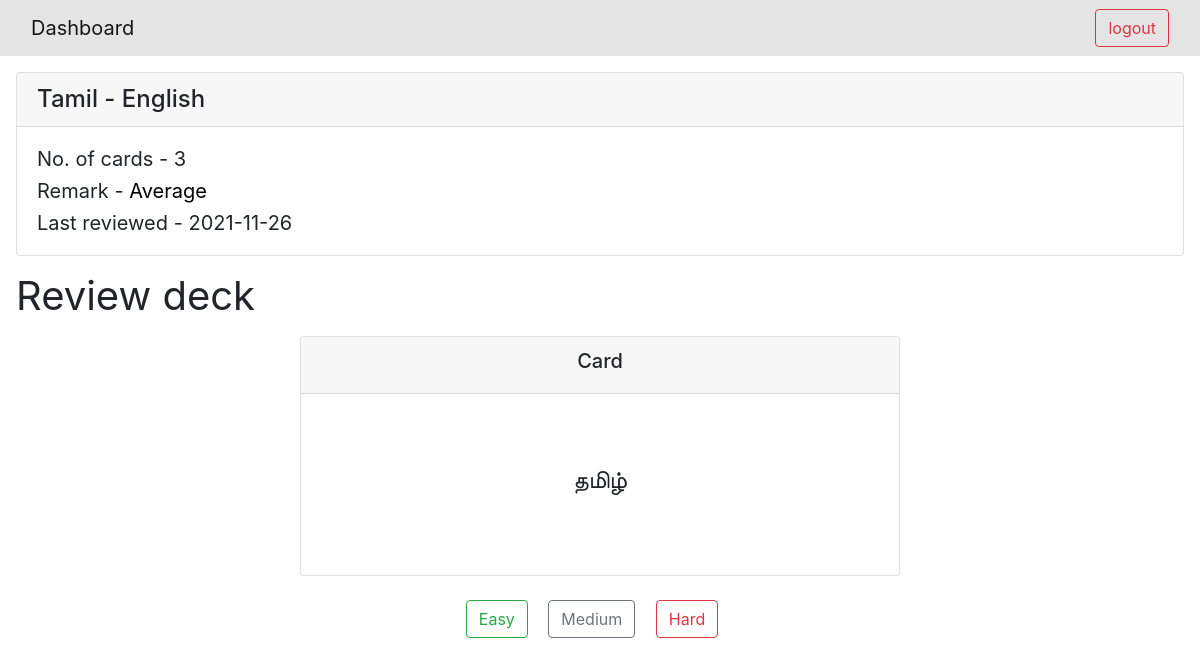
The app's page /review/18 (signed in) with its own data.
### main.py (models this page shows)
class Decks(db.Model):
    __tablename__ = 'decks'
    deck_id = db.Column(db.Integer, primary_key=True, autoincrement=True)
    name = db.Column(db.String, nullable=False)
    score = db.Column(db.String)
    last_reviewed = db.Column(db.DateTime)
    user_decks = db.relationship("User", secondary="user_decks")

class Cards(db.Model):
    __tablename__ = 'cards'
    card_id = db.Column(db.Integer, primary_key=True, autoincrement=True)
    front = db.Column(db.String, nullable=False)
    back = db.Column(db.String, nullable=False)
    score = db.Column(db.Integer)
    count = db.Column(db.Integer)

### application/controllers.py (the view, shortened to what this page needs)
@app.route("/review/<int:deck_id>", methods=["GET", "POST"])
@login_required
def review(deck_id):
    deck = Decks.query.filter_by(deck_id = deck_id).first()
    if deck is None:
        flash("Deck can't be found!")
        return redirect(url_for("dashboard"))
    deck_cards = DeckCards.query.filter_by(deck_id = deck_id).all()
    if len(deck_cards) == 0:
        flash("No cards in the deck!")
        return redirect(url_for("dashboard"))
    cards = []
    card_count = 0
    for deck_card in deck_cards:
        card = Cards.query.filter_by(card_id = deck_card.card_id).first()
        card_count += 1
        if card.score < 18:
            cards.append(card)
    if request.method == "GET":
        cur_card = -1
        if not cards:
            sum_count = 0
            count = 0
            for deck_card in deck_cards:
                mod_card = Cards.query.filter_by(card_id = deck_card.card_id).first()
                mod_card.score = 0
                sum_count += mod_card.count
                mod_card.count = 0
                count += 1
            avg_count = sum_count // count
            deck.score = avg_count
            deck.last_reviewed = datetime.datetime.now()
            db.session.commit()
        else:
            cur_card = cards[randint(0, len(cards) - 1)]
        return render_template("review.html", deck = deck, card = cur_card, cards=cards, num_cards = card_count)

### templates/review.html (shortened to what this page needs)
<!DOCTYPE html>
<html lang="en">
<head>
    <link rel="stylesheet" href="/static/styles/review.css">
    <link rel="stylesheet" href="https://maxcdn.bootstrapcdn.com/bootstrap/4.5.2/css/bootstrap.min.css">
</head>
<body>
    <nav class="navbar navbar-expand-lg navbar-light" style="background-color: #e4e4e4;">
        <div class="container-fluid">
            <a class="navbar-brand" href="/">Dashboard</a>
            <button type="button" class="btn btn-outline-danger" onclick="location.href='/logout';">logout</button>
        </div>
    </nav>
    <div class="card m-3">
        <h4 class="card-header">{{deck.name}}</h4>
        <div class="card-body">
            <h5 class="card-text font-weight-normal">No. of cards - {{num_cards}}</h5> </h5>
            {% if not deck.score %}
            <h5 class="card-text font-weight-normal">Remark - <span id='score_n'>None</span></h5>
            {% elif deck.score >= 1 and deck.score <= 2 %}
            <h5 class="card-text font-weight-normal">Remark - <span id='score_g'>Good</span></h5>
            {% elif deck.score >= 3 and deck.score <= 4 %}
            <h5 class="card-text font-weight-normal" >Remark - <span id='score_a'>Average</span></h5>
            {% else %}
            <h5 class="card-text font-weight-normal">Remark - <span id='score_b'>Bad</span></h5>
            {% endif %}
            {% if deck.last_reviewed %}
            <h5 class="card-text font-weight-normal">Last reviewed - {{deck.last_reviewed.strftime('%Y-%m-%d')}} </h5>
            {% else %}
            <h5 class="card-texte font-weight-normal">Last reviewed - {{deck.last_reviewed}} </h5>
            {% endif %}
        </div>
    </div>
    <h1 class="m-3 font-weight-normal">Review deck</h1>
    {% if card != -1 %}
    <div class="card text-center mx-auto" id="review-card" style="height: 15rem; width: 50%;" onclick = showAns()>
        <div class="card-header">
            <h5>Card</h5>
        </div>
        <div class="card-body d-flex align-items-center flex-column justify-content-center">
            <div style="width: 90%">
                <h4 class="p-3 font-weight-normal" style="word-wrap: break-word; ">{{ card.front }}</h4>
            </div>
        </div>
      </div>
      <div class="d-flex m-4 justify-content-center">
          <form action="/review/{{deck.deck_id}}" method="post">
              <button name="eval" value="easy" class="mr-3 btn btn-outline-success">Easy</button>
              <button name="eval" value="medium" class="mr-3 btn btn-outline-secondary">Medium</button>
              <button name="eval" value="hard" class="mr-3 btn btn-outline-danger">Hard</button>
          </form>
      </div>
    {% else %}
    <div class="text-center">
        <h1 class="font-weight-normal p-3 text-success">Deck Reviewed!</h1>
        <a href="/" class="btn btn-outline-dark">Go Home</a>
    </div>
    {% endif %}
</body>
</html>

### static/styles/review.css (style rules this page uses)
#score_a { color: black; }

### records on screen
Decks: name "Tamil - English", last_reviewed "2021-11-26"
Cards: front "தமிழ்"

### other values on screen
{{ num_cards }} "3"
